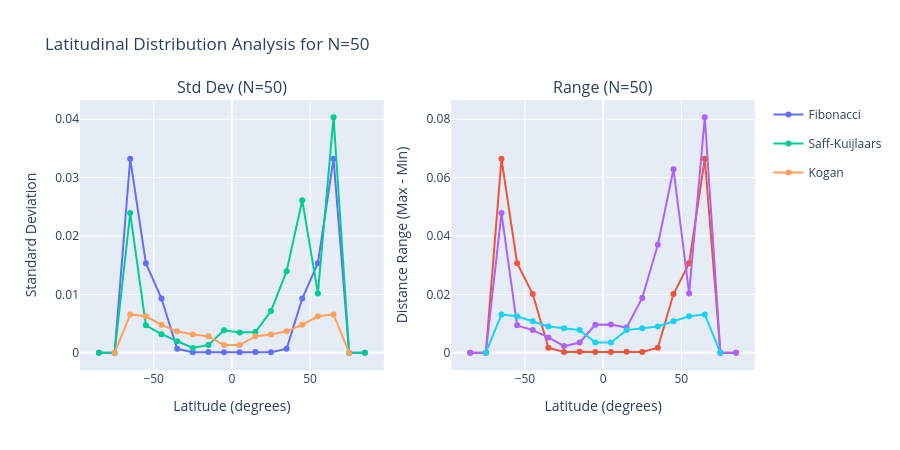
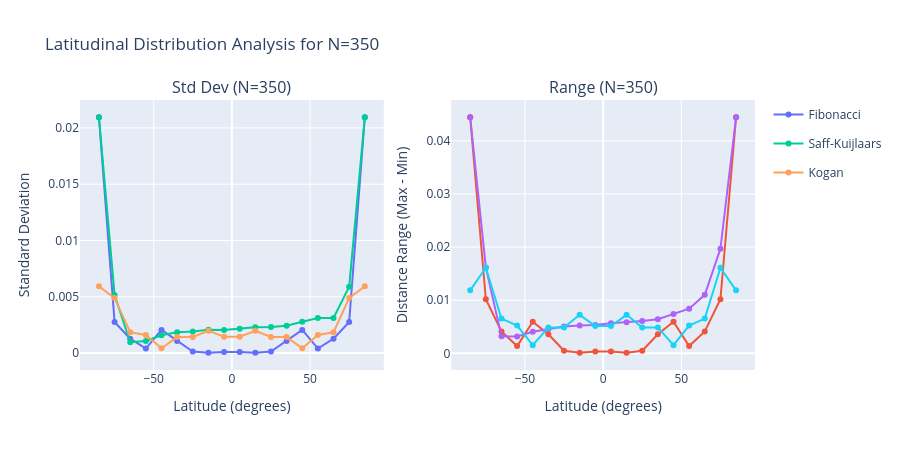
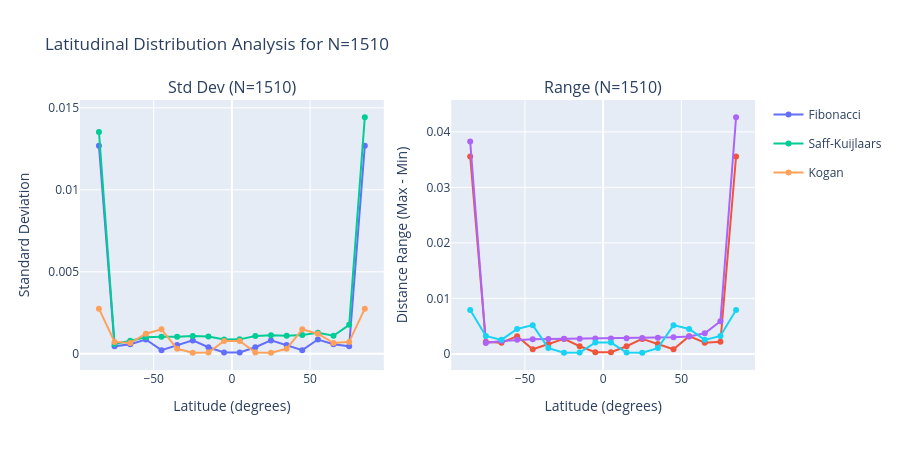
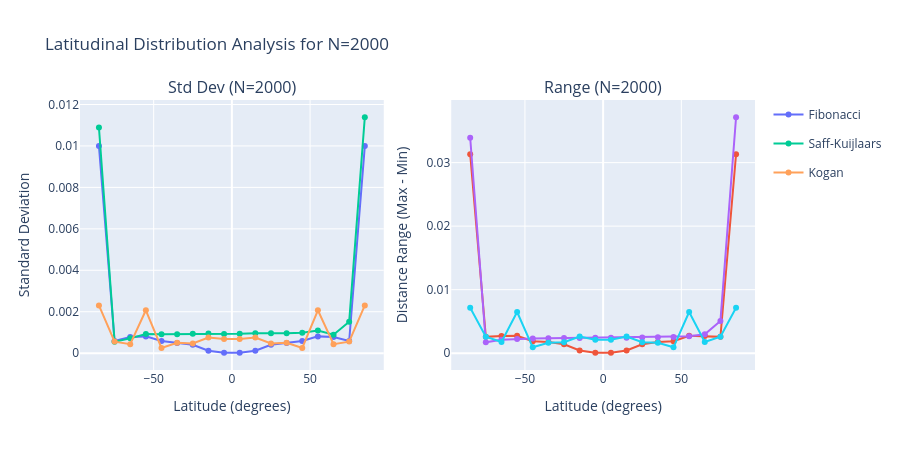

The code cell stored with these charts, in order, in its notebook:
### Markdown cell above
## Latitudinal Topographical Analysis
We select four noteworthy point quantities from the identified transitions and produce graphs for both **Std Dev** and **Range (Max-Min)** by latitude.

### Code cell
# Select 4 noteworthy point quantities. 
# We'll use start_n, end_n, and two distinct transitions in between (if available)
selected_ns = [transitions[0]]
if len(transitions) > 2:
    selected_ns.append(transitions[len(transitions)//3])
    selected_ns.append(transitions[2*len(transitions)//3])
if len(transitions) > 1 and transitions[-1] not in selected_ns:
    selected_ns.append(transitions[-1])
    
# Pad with other values if we don't have 4 yet (unlikely with this range)
while len(selected_ns) < 4:
    selected_ns.append(selected_ns[-1] + 100)
    
selected_ns = sorted(list(set(selected_ns)))[:4]
print(f"Selected noteworthy point quantities for latitudinal graphs: {selected_ns}")

for n_eval in selected_ns:
    lat_results = []
    for name, algo in algos_dict.items():
        pts = algo(n_eval)
        bins = latitudinal_analysis(pts, num_bins=18)
        for b in bins:
            b['Algorithm'] = name
            b['Range'] = b['max_dist'] - b['min_dist']
        lat_results.extend(bins)
    
    lat_df = pd.DataFrame(lat_results)
    
    # Create two subplots: Std Dev on left, Range on right
    fig = make_subplots(rows=1, cols=2, 
                        subplot_titles=(f"Std Dev (N={n_eval})", f"Range (N={n_eval})"))
    
    for name in algos_dict.keys():
        subset = lat_df[lat_df['Algorithm'] == name]
        # Std Dev Subplot
        fig.add_trace(go.Scatter(x=subset['latitude_deg'], y=subset['std_dev'], 
                                 mode='lines+markers', name=name, legendgroup=name), row=1, col=1)
        # Range Subplot
        fig.add_trace(go.Scatter(x=subset['latitude_deg'], y=subset['Range'], 
                                 mode='lines+markers', name=name, legendgroup=name, showlegend=False), row=1, col=2)
    
    fig.update_layout(title_text=f"Latitudinal Distribution Analysis for N={n_eval}", height=450)
    fig.update_xaxes(title_text="Latitude (degrees)")
    fig.update_yaxes(title_text="Standard Deviation", row=1, col=1)
    fig.update_yaxes(title_text="Distance Range (Max - Min)", row=1, col=2)
    fig.show()

### Figure 1 — Plotly figure (JSON) as saved in the notebook; plotly's stock layout.template omitted (floating-point values rounded to 4 significant figures)
{"data": [{"legendgroup": "Fibonacci", "mode": "lines+markers", "name": "Fibonacci", "type": "scatter", "x": [-85.0, -75.0, -65.0, -55.0, -45.0, -35.0, -25.0, -15.0, -5.0, 5.0, 15.0, 25.0, 35.0, 45.0, 55.0, 65.0, 75.0, 85.0], "xaxis": "x", "y": [0.0, 0.0, 0.03322, 0.01535, 0.009286, 0.000677, 9.002e-05, 0.0001444, 9.002e-05, 9.002e-05, 0.0001444, 9.002e-05, 0.000677, 0.009286, 0.01535, 0.03322, 0.0, 0.0], "yaxis": "y"}, {"legendgroup": "Fibonacci", "mode": "lines+markers", "name": "Fibonacci", "showlegend": false, "type": "scatter", "x": [-85.0, -75.0, -65.0, -55.0, -45.0, -35.0, -25.0, -15.0, -5.0, 5.0, 15.0, 25.0, 35.0, 45.0, 55.0, 65.0, 75.0, 85.0], "xaxis": "x2", "y": [0.0, 0.0, 0.06645, 0.0307, 0.02013, 0.001738, 0.0002417, 0.0003736, 0.0002417, 0.0002417, 0.0003736, 0.0002417, 0.001738, 0.02013, 0.0307, 0.06645, 0.0, 0.0], "yaxis": "y2"}, {"legendgroup": "Saff-Kuijlaars", "mode": "lines+markers", "name": "Saff-Kuijlaars", "type": "scatter", "x": [-85.0, -75.0, -65.0, -55.0, -45.0, -35.0, -25.0, -15.0, -5.0, 5.0, 15.0, 25.0, 35.0, 45.0, 55.0, 65.0, 75.0, 85.0], "xaxis": "x", "y": [0.0, 0.0, 0.02394, 0.004692, 0.003184, 0.001958, 0.0008112, 0.001346, 0.003864, 0.003462, 0.003548, 0.007136, 0.01397, 0.02614, 0.01016, 0.04035, 0.0, 0.0], "yaxis": "y"}, {"legendgroup": "Saff-Kuijlaars", "mode": "lines+markers", "name": "Saff-Kuijlaars", "showlegend": false, "type": "scatter", "x": [-85.0, -75.0, -65.0, -55.0, -45.0, -35.0, -25.0, -15.0, -5.0, 5.0, 15.0, 25.0, 35.0, 45.0, 55.0, 65.0, 75.0, 85.0], "xaxis": "x2", "y": [0.0, 0.0, 0.04787, 0.009385, 0.007772, 0.005245, 0.002276, 0.003509, 0.009594, 0.00968, 0.008645, 0.01876, 0.037, 0.06289, 0.02032, 0.08069, 0.0, 0.0], "yaxis": "y2"}, {"legendgroup": "Kogan", "mode": "lines+markers", "name": "Kogan", "type": "scatter", "x": [-85.0, -75.0, -65.0, -55.0, -45.0, -35.0, -25.0, -15.0, -5.0, 5.0, 15.0, 25.0, 35.0, 45.0, 55.0, 65.0, 75.0, 85.0], "xaxis": "x", "y": [NaN, 0.0, 0.006555, 0.006239, 0.004801, 0.003672, 0.003128, 0.002808, 0.001322, 0.001322, 0.002808, 0.003128, 0.003672, 0.004801, 0.006239, 0.006555, 0.0, NaN], "yaxis": "y"}, {"legendgroup": "Kogan", "mode": "lines+markers", "name": "Kogan", "showlegend": false, "type": "scatter", "x": [-85.0, -75.0, -65.0, -55.0, -45.0, -35.0, -25.0, -15.0, -5.0, 5.0, 15.0, 25.0, 35.0, 45.0, 55.0, 65.0, 75.0, 85.0], "xaxis": "x2", "y": [NaN, 0.0, 0.01311, 0.01248, 0.01082, 0.00898, 0.008398, 0.007754, 0.003481, 0.003481, 0.007754, 0.008398, 0.00898, 0.01082, 0.01248, 0.01311, 0.0, NaN], "yaxis": "y2"}], "layout": {"annotations": [{"font": {"size": 16}, "showarrow": false, "text": "Std Dev (N=50)", "x": 0.225, "xanchor": "center", "xref": "paper", "y": 1.0, "yanchor": "bottom", "yref": "paper"}, {"font": {"size": 16}, "showarrow": false, "text": "Range (N=50)", "x": 0.775, "xanchor": "center", "xref": "paper", "y": 1.0, "yanchor": "bottom", "yref": "paper"}], "height": 450, "title": {"text": "Latitudinal Distribution Analysis for N=50"}, "xaxis": {"anchor": "y", "domain": [0.0, 0.45], "title": {"text": "Latitude (degrees)"}}, "xaxis2": {"anchor": "y2", "domain": [0.55, 1.0], "title": {"text": "Latitude (degrees)"}}, "yaxis": {"anchor": "x", "domain": [0.0, 1.0], "title": {"text": "Standard Deviation"}}, "yaxis2": {"anchor": "x2", "domain": [0.0, 1.0], "title": {"text": "Distance Range (Max - Min)"}}}}

### Figure 2 — Plotly figure (JSON) as saved in the notebook; plotly's stock layout.template omitted (floating-point values rounded to 4 significant figures)
{"data": [{"legendgroup": "Fibonacci", "mode": "lines+markers", "name": "Fibonacci", "type": "scatter", "x": [-85.0, -75.0, -65.0, -55.0, -45.0, -35.0, -25.0, -15.0, -5.0, 5.0, 15.0, 25.0, 35.0, 45.0, 55.0, 65.0, 75.0, 85.0], "xaxis": "x", "y": [0.02095, 0.002767, 0.001283, 0.0004044, 0.002057, 0.001071, 0.0001459, 3.102e-05, 0.0001087, 0.0001087, 3.102e-05, 0.0001459, 0.001071, 0.002057, 0.0004044, 0.001283, 0.002767, 0.02095], "yaxis": "y"}, {"legendgroup": "Fibonacci", "mode": "lines+markers", "name": "Fibonacci", "showlegend": false, "type": "scatter", "x": [-85.0, -75.0, -65.0, -55.0, -45.0, -35.0, -25.0, -15.0, -5.0, 5.0, 15.0, 25.0, 35.0, 45.0, 55.0, 65.0, 75.0, 85.0], "xaxis": "x2", "y": [0.04444, 0.01018, 0.004128, 0.001365, 0.005938, 0.003582, 0.0004889, 0.0001125, 0.0003518, 0.0003518, 0.0001125, 0.0004889, 0.003582, 0.005938, 0.001365, 0.004128, 0.01018, 0.04444], "yaxis": "y2"}, {"legendgroup": "Saff-Kuijlaars", "mode": "lines+markers", "name": "Saff-Kuijlaars", "type": "scatter", "x": [-85.0, -75.0, -65.0, -55.0, -45.0, -35.0, -25.0, -15.0, -5.0, 5.0, 15.0, 25.0, 35.0, 45.0, 55.0, 65.0, 75.0, 85.0], "xaxis": "x", "y": [0.02095, 0.005166, 0.0009662, 0.001079, 0.001585, 0.001855, 0.00192, 0.002066, 0.002045, 0.002171, 0.002292, 0.002323, 0.002424, 0.002781, 0.003112, 0.003113, 0.005898, 0.02095], "yaxis": "y"}, {"legendgroup": "Saff-Kuijlaars", "mode": "lines+markers", "name": "Saff-Kuijlaars", "showlegend": false, "type": "scatter", "x": [-85.0, -75.0, -65.0, -55.0, -45.0, -35.0, -25.0, -15.0, -5.0, 5.0, 15.0, 25.0, 35.0, 45.0, 55.0, 65.0, 75.0, 85.0], "xaxis": "x2", "y": [0.04444, 0.01617, 0.003204, 0.003189, 0.004046, 0.004584, 0.005044, 0.00524, 0.005345, 0.005642, 0.005847, 0.006071, 0.006427, 0.007421, 0.008407, 0.01101, 0.01967, 0.04444], "yaxis": "y2"}, {"legendgroup": "Kogan", "mode": "lines+markers", "name": "Kogan", "type": "scatter", "x": [-85.0, -75.0, -65.0, -55.0, -45.0, -35.0, -25.0, -15.0, -5.0, 5.0, 15.0, 25.0, 35.0, 45.0, 55.0, 65.0, 75.0, 85.0], "xaxis": "x", "y": [0.005929, 0.00489, 0.001852, 0.00161, 0.0004316, 0.001419, 0.001436, 0.001988, 0.001456, 0.001456, 0.001988, 0.001436, 0.001419, 0.0004316, 0.00161, 0.001852, 0.00489, 0.005929], "yaxis": "y"}, {"legendgroup": "Kogan", "mode": "lines+markers", "name": "Kogan", "showlegend": false, "type": "scatter", "x": [-85.0, -75.0, -65.0, -55.0, -45.0, -35.0, -25.0, -15.0, -5.0, 5.0, 15.0, 25.0, 35.0, 45.0, 55.0, 65.0, 75.0, 85.0], "xaxis": "x2", "y": [0.01186, 0.0161, 0.006541, 0.005234, 0.001537, 0.004883, 0.004845, 0.007247, 0.005139, 0.005139, 0.007247, 0.004845, 0.004883, 0.001537, 0.005234, 0.006541, 0.0161, 0.01186], "yaxis": "y2"}], "layout": {"annotations": [{"font": {"size": 16}, "showarrow": false, "text": "Std Dev (N=350)", "x": 0.225, "xanchor": "center", "xref": "paper", "y": 1.0, "yanchor": "bottom", "yref": "paper"}, {"font": {"size": 16}, "showarrow": false, "text": "Range (N=350)", "x": 0.775, "xanchor": "center", "xref": "paper", "y": 1.0, "yanchor": "bottom", "yref": "paper"}], "height": 450, "title": {"text": "Latitudinal Distribution Analysis for N=350"}, "xaxis": {"anchor": "y", "domain": [0.0, 0.45], "title": {"text": "Latitude (degrees)"}}, "xaxis2": {"anchor": "y2", "domain": [0.55, 1.0], "title": {"text": "Latitude (degrees)"}}, "yaxis": {"anchor": "x", "domain": [0.0, 1.0], "title": {"text": "Standard Deviation"}}, "yaxis2": {"anchor": "x2", "domain": [0.0, 1.0], "title": {"text": "Distance Range (Max - Min)"}}}}

### Figure 3 — Plotly figure (JSON) as saved in the notebook; plotly's stock layout.template omitted (floating-point values rounded to 4 significant figures)
{"data": [{"legendgroup": "Fibonacci", "mode": "lines+markers", "name": "Fibonacci", "type": "scatter", "x": [-85.0, -75.0, -65.0, -55.0, -45.0, -35.0, -25.0, -15.0, -5.0, 5.0, 15.0, 25.0, 35.0, 45.0, 55.0, 65.0, 75.0, 85.0], "xaxis": "x", "y": [0.01269, 0.000455, 0.000586, 0.0008718, 0.0002232, 0.0005395, 0.0008169, 0.0004018, 8.653e-05, 8.653e-05, 0.0004018, 0.0008169, 0.0005395, 0.0002232, 0.0008718, 0.000586, 0.000455, 0.01269], "yaxis": "y"}, {"legendgroup": "Fibonacci", "mode": "lines+markers", "name": "Fibonacci", "showlegend": false, "type": "scatter", "x": [-85.0, -75.0, -65.0, -55.0, -45.0, -35.0, -25.0, -15.0, -5.0, 5.0, 15.0, 25.0, 35.0, 45.0, 55.0, 65.0, 75.0, 85.0], "xaxis": "x2", "y": [0.03558, 0.002177, 0.002024, 0.003201, 0.0008349, 0.001768, 0.002699, 0.001384, 0.0002936, 0.0002936, 0.001384, 0.002699, 0.001768, 0.0008349, 0.003201, 0.002024, 0.002177, 0.03558], "yaxis": "y2"}, {"legendgroup": "Saff-Kuijlaars", "mode": "lines+markers", "name": "Saff-Kuijlaars", "type": "scatter", "x": [-85.0, -75.0, -65.0, -55.0, -45.0, -35.0, -25.0, -15.0, -5.0, 5.0, 15.0, 25.0, 35.0, 45.0, 55.0, 65.0, 75.0, 85.0], "xaxis": "x", "y": [0.01353, 0.000593, 0.0007918, 0.001013, 0.001037, 0.001039, 0.001091, 0.00106, 0.0008682, 0.0008802, 0.00109, 0.001132, 0.001108, 0.001144, 0.001282, 0.001101, 0.001767, 0.01442], "yaxis": "y"}, {"legendgroup": "Saff-Kuijlaars", "mode": "lines+markers", "name": "Saff-Kuijlaars", "showlegend": false, "type": "scatter", "x": [-85.0, -75.0, -65.0, -55.0, -45.0, -35.0, -25.0, -15.0, -5.0, 5.0, 15.0, 25.0, 35.0, 45.0, 55.0, 65.0, 75.0, 85.0], "xaxis": "x2", "y": [0.03826, 0.001943, 0.002303, 0.002528, 0.002623, 0.002683, 0.002721, 0.002748, 0.002764, 0.002792, 0.002813, 0.002851, 0.002896, 0.002977, 0.003139, 0.003719, 0.005897, 0.04265], "yaxis": "y2"}, {"legendgroup": "Kogan", "mode": "lines+markers", "name": "Kogan", "type": "scatter", "x": [-85.0, -75.0, -65.0, -55.0, -45.0, -35.0, -25.0, -15.0, -5.0, 5.0, 15.0, 25.0, 35.0, 45.0, 55.0, 65.0, 75.0, 85.0], "xaxis": "x", "y": [0.002752, 0.0007256, 0.0006553, 0.001224, 0.001495, 0.0003024, 6.401e-05, 7.493e-05, 0.0007864, 0.0007864, 7.493e-05, 6.401e-05, 0.0003024, 0.001495, 0.001224, 0.0006553, 0.0007256, 0.002752], "yaxis": "y"}, {"legendgroup": "Kogan", "mode": "lines+markers", "name": "Kogan", "showlegend": false, "type": "scatter", "x": [-85.0, -75.0, -65.0, -55.0, -45.0, -35.0, -25.0, -15.0, -5.0, 5.0, 15.0, 25.0, 35.0, 45.0, 55.0, 65.0, 75.0, 85.0], "xaxis": "x2", "y": [0.007893, 0.00324, 0.002528, 0.004498, 0.005182, 0.001046, 0.0002056, 0.0002529, 0.002033, 0.002033, 0.0002529, 0.0002056, 0.001046, 0.005182, 0.004498, 0.002528, 0.00324, 0.007893], "yaxis": "y2"}], "layout": {"annotations": [{"font": {"size": 16}, "showarrow": false, "text": "Std Dev (N=1510)", "x": 0.225, "xanchor": "center", "xref": "paper", "y": 1.0, "yanchor": "bottom", "yref": "paper"}, {"font": {"size": 16}, "showarrow": false, "text": "Range (N=1510)", "x": 0.775, "xanchor": "center", "xref": "paper", "y": 1.0, "yanchor": "bottom", "yref": "paper"}], "height": 450, "title": {"text": "Latitudinal Distribution Analysis for N=1510"}, "xaxis": {"anchor": "y", "domain": [0.0, 0.45], "title": {"text": "Latitude (degrees)"}}, "xaxis2": {"anchor": "y2", "domain": [0.55, 1.0], "title": {"text": "Latitude (degrees)"}}, "yaxis": {"anchor": "x", "domain": [0.0, 1.0], "title": {"text": "Standard Deviation"}}, "yaxis2": {"anchor": "x2", "domain": [0.0, 1.0], "title": {"text": "Distance Range (Max - Min)"}}}}

### Figure 4 — Plotly figure (JSON) as saved in the notebook; plotly's stock layout.template omitted (floating-point values rounded to 4 significant figures)
{"data": [{"legendgroup": "Fibonacci", "mode": "lines+markers", "name": "Fibonacci", "type": "scatter", "x": [-85.0, -75.0, -65.0, -55.0, -45.0, -35.0, -25.0, -15.0, -5.0, 5.0, 15.0, 25.0, 35.0, 45.0, 55.0, 65.0, 75.0, 85.0], "xaxis": "x", "y": [0.009993, 0.0005825, 0.0007825, 0.00081, 0.000584, 0.00049, 0.0004017, 0.0001211, 2.01e-05, 2.01e-05, 0.0001211, 0.0004017, 0.00049, 0.000584, 0.00081, 0.0007825, 0.0005825, 0.009993], "yaxis": "y"}, {"legendgroup": "Fibonacci", "mode": "lines+markers", "name": "Fibonacci", "showlegend": false, "type": "scatter", "x": [-85.0, -75.0, -65.0, -55.0, -45.0, -35.0, -25.0, -15.0, -5.0, 5.0, 15.0, 25.0, 35.0, 45.0, 55.0, 65.0, 75.0, 85.0], "xaxis": "x2", "y": [0.03132, 0.002573, 0.00271, 0.002742, 0.00187, 0.00175, 0.001394, 0.0004214, 6.869e-05, 6.869e-05, 0.0004214, 0.001394, 0.00175, 0.00187, 0.002742, 0.00271, 0.002573, 0.03132], "yaxis": "y2"}, {"legendgroup": "Saff-Kuijlaars", "mode": "lines+markers", "name": "Saff-Kuijlaars", "type": "scatter", "x": [-85.0, -75.0, -65.0, -55.0, -45.0, -35.0, -25.0, -15.0, -5.0, 5.0, 15.0, 25.0, 35.0, 45.0, 55.0, 65.0, 75.0, 85.0], "xaxis": "x", "y": [0.01089, 0.0005478, 0.0007142, 0.0009213, 0.0009108, 0.0009136, 0.0009315, 0.0009541, 0.0009298, 0.0009429, 0.0009663, 0.0009601, 0.0009573, 0.0009896, 0.001093, 0.0008889, 0.001519, 0.01138], "yaxis": "y"}, {"legendgroup": "Saff-Kuijlaars", "mode": "lines+markers", "name": "Saff-Kuijlaars", "showlegend": false, "type": "scatter", "x": [-85.0, -75.0, -65.0, -55.0, -45.0, -35.0, -25.0, -15.0, -5.0, 5.0, 15.0, 25.0, 35.0, 45.0, 55.0, 65.0, 75.0, 85.0], "xaxis": "x2", "y": [0.03392, 0.001722, 0.00212, 0.002244, 0.002325, 0.002357, 0.002384, 0.002403, 0.002413, 0.00243, 0.002448, 0.002465, 0.002501, 0.002537, 0.002657, 0.002983, 0.005081, 0.03715], "yaxis": "y2"}, {"legendgroup": "Kogan", "mode": "lines+markers", "name": "Kogan", "type": "scatter", "x": [-85.0, -75.0, -65.0, -55.0, -45.0, -35.0, -25.0, -15.0, -5.0, 5.0, 15.0, 25.0, 35.0, 45.0, 55.0, 65.0, 75.0, 85.0], "xaxis": "x", "y": [0.002303, 0.000557, 0.0004304, 0.00207, 0.0002529, 0.0004996, 0.0004646, 0.0007539, 0.000679, 0.000679, 0.0007539, 0.0004646, 0.0004996, 0.0002529, 0.00207, 0.0004304, 0.000557, 0.002303], "yaxis": "y"}, {"legendgroup": "Kogan", "mode": "lines+markers", "name": "Kogan", "showlegend": false, "type": "scatter", "x": [-85.0, -75.0, -65.0, -55.0, -45.0, -35.0, -25.0, -15.0, -5.0, 5.0, 15.0, 25.0, 35.0, 45.0, 55.0, 65.0, 75.0, 85.0], "xaxis": "x2", "y": [0.007162, 0.002588, 0.001766, 0.00648, 0.0009284, 0.001638, 0.001722, 0.002617, 0.002112, 0.002112, 0.002617, 0.001722, 0.001638, 0.0009284, 0.00648, 0.001766, 0.002588, 0.007162], "yaxis": "y2"}], "layout": {"annotations": [{"font": {"size": 16}, "showarrow": false, "text": "Std Dev (N=2000)", "x": 0.225, "xanchor": "center", "xref": "paper", "y": 1.0, "yanchor": "bottom", "yref": "paper"}, {"font": {"size": 16}, "showarrow": false, "text": "Range (N=2000)", "x": 0.775, "xanchor": "center", "xref": "paper", "y": 1.0, "yanchor": "bottom", "yref": "paper"}], "height": 450, "title": {"text": "Latitudinal Distribution Analysis for N=2000"}, "xaxis": {"anchor": "y", "domain": [0.0, 0.45], "title": {"text": "Latitude (degrees)"}}, "xaxis2": {"anchor": "y2", "domain": [0.55, 1.0], "title": {"text": "Latitude (degrees)"}}, "yaxis": {"anchor": "x", "domain": [0.0, 1.0], "title": {"text": "Standard Deviation"}}, "yaxis2": {"anchor": "x2", "domain": [0.0, 1.0], "title": {"text": "Distance Range (Max - Min)"}}}}
